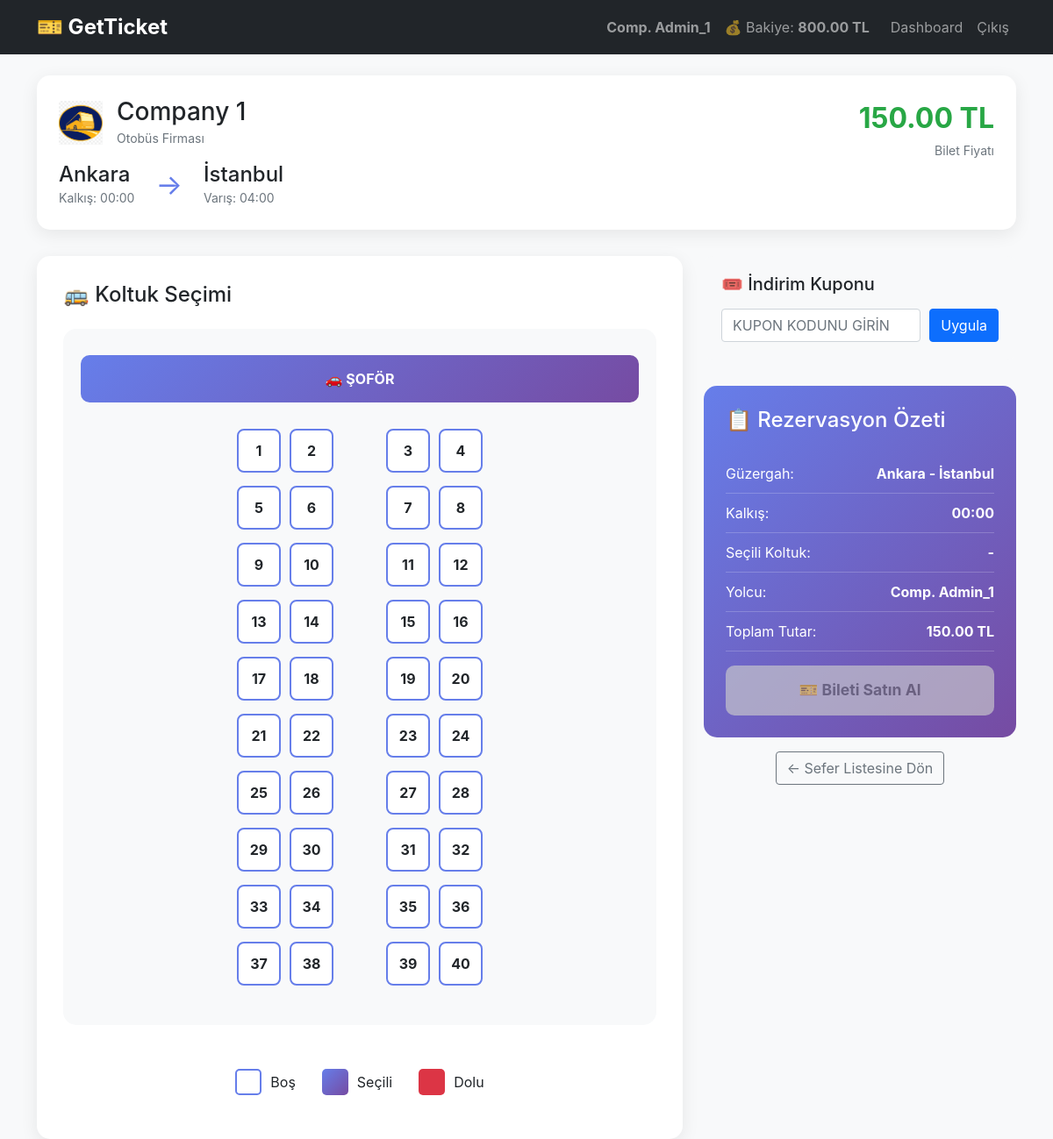
Page /pages/bilet_al.php?trip_id=9 (signed in) on the committed database.
### tables this page shows
CREATE TABLE users (
    id INTEGER PRIMARY KEY AUTOINCREMENT,
    full_name TEXT NOT NULL,
    email TEXT UNIQUE NOT NULL,
    role TEXT NOT NULL,
    password TEXT NOT NULL,
    company_id INTEGER,
    balance REAL DEFAULT 800.00,
    created_at DATETIME DEFAULT CURRENT_TIMESTAMP,
    FOREIGN KEY (company_id) REFERENCES bus_companies(id)
);

CREATE TABLE trips (
    id INTEGER PRIMARY KEY AUTOINCREMENT,
    company_id INTEGER NOT NULL,
    destination_city TEXT NOT NULL,
    arrival_time TIME NOT NULL,
    departure_time TIME NOT NULL,
    departure_city TEXT NOT NULL,
    price INTEGER NOT NULL,
    capacity INTEGER NOT NULL,
    created_date DATETIME DEFAULT CURRENT_TIMESTAMP, departure_date DATE,
    FOREIGN KEY (company_id) REFERENCES bus_companies(id)
);

CREATE TABLE bus_companies (
    id INTEGER PRIMARY KEY AUTOINCREMENT,
    name TEXT UNIQUE NOT NULL,
    logo_path TEXT,
    created_at DATETIME DEFAULT CURRENT_TIMESTAMP
);

### pages/bilet_al.php (the view, shortened to what this page needs)
<?php
$db = getDBConnection();
$trip_id = (int)$_GET['trip_id'];
$stmt = $db->prepare("
    SELECT t.*, bc.name as company_name, bc.logo_path
    FROM trips t
    LEFT JOIN bus_companies bc ON t.company_id = bc.id
    WHERE t.id = ?
");
$stmt->execute([$trip_id]);
$trip = $stmt->fetch(PDO::FETCH_ASSOC);
$stmt = $db->prepare("SELECT * FROM users WHERE id = ?");
$stmt->execute([$_SESSION['user_id']]);
$user = $stmt->fetch(PDO::FETCH_ASSOC);
$stmt = $db->prepare("SELECT seat_number FROM tickets WHERE trip_id = ? AND status = 'active'");
$stmt->execute([$trip_id]);
$booked_seats = $stmt->fetchAll(PDO::FETCH_COLUMN);
$total_seats = $trip['capacity'];
$seats_per_row = 4;
$rows = ceil($total_seats / $seats_per_row);
?>
<!DOCTYPE html>
<html lang="tr">
<head>
    <link href="https://cdn.jsdelivr.net/npm/bootstrap@5.1.3/dist/css/bootstrap.min.css" rel="stylesheet">
</head>
<body>
    <nav class="navbar navbar-expand-lg navbar-dark bg-dark">
        <div class="container">
            <a class="navbar-brand fw-bold" href="../index.php">
                <span style="font-size: 1.5rem;">🎫 GetTicket</span>
            </a>
            <div class="navbar-nav ms-auto">
                <span class="navbar-text me-3">
                    <strong><?php echo htmlspecialchars($_SESSION['full_name']); ?></strong>
                </span>
                <span class="navbar-text me-3">
                    💰 Bakiye: <strong id="user-balance"><?php echo number_format($user['balance'], 2); ?> TL</strong>
                </span>
                <a class="nav-link" href="dashboard.php">Dashboard</a>
                <a class="nav-link" href="logout.php">Çıkış</a>
            </div>
        </div>
    </nav>
    <div class="container mt-4">
        <div class="trip-info-card">
            <div class="d-flex justify-content-between align-items-start">
                <div>
                    <div class="d-flex align-items-center gap-3 mb-3">
                        <?php if (!empty($trip['logo_path'])): ?>
                            <img src="../<?php echo htmlspecialchars($trip['logo_path']); ?>"
                                 alt="Logo" style="height: 50px; object-fit: contain;">
                        <?php endif; ?>
                        <div>
                            <h3 class="mb-0"><?php echo htmlspecialchars($trip['company_name']); ?></h3>
                            <small class="text-muted">Otobüs Firması</small>
                        </div>
                    </div>
                    <div class="d-flex align-items-center gap-4">
                        <div>
                            <h4 class="mb-0"><?php echo htmlspecialchars($trip['departure_city']); ?></h4>
                            <small class="text-muted">Kalkış: <?php echo htmlspecialchars($trip['departure_time']); ?></small>
                        </div>
                        <div style="font-size: 2rem; color: #667eea;">→</div>
                        <div>
                            <h4 class="mb-0"><?php echo htmlspecialchars($trip['destination_city']); ?></h4>
                            <small class="text-muted">Varış: <?php echo htmlspecialchars($trip['arrival_time']); ?></small>
                        </div>
                    </div>
                </div>
                <div class="text-end">
                    <div style="font-size: 2rem; font-weight: bold; color: #28a745;" id="display-price">
                        <?php echo number_format($trip['price'], 2); ?> TL
                    </div>
                    <small class="text-muted">Bilet Fiyatı</small>
                </div>
            </div>
        </div>
        <div class="row">
            <div class="col-lg-8">
                <div class="seat-selection-card">
                    <h4 class="mb-4">🚌 Koltuk Seçimi</h4>
                    <form method="POST" id="ticketForm">
                        <div class="bus-layout">
                            <div class="bus-front">
                                🚗 ŞOFÖR
                            </div>
                            <?php
                            $seat_number = 1;
                            for ($row = 0; $row < $rows; $row++):
                            ?>
                                <div class="seat-row">
                                    <div class="seat-group">
                                        <?php for ($i = 0; $i < 2 && $seat_number <= $total_seats; $i++, $seat_number++):
                                            $is_booked = in_array($seat_number, $booked_seats);
                                        ?>
                                            <div class="seat <?php echo $is_booked ? 'booked' : ''; ?>"
                                                 data-seat="<?php echo $seat_number; ?>"
                                                 <?php echo $is_booked ? 'title="Dolu"' : 'title="Koltuk ' . $seat_number . '"'; ?>>
                                                <?php echo $seat_number; ?>
                                            </div>
                                        <?php endfor; ?>
                                    </div>
                                    <div class="aisle"></div>
                                    <div class="seat-group">
                                        <?php for ($i = 0; $i < 2 && $seat_number <= $total_seats; $i++, $seat_number++):
                                            $is_booked = in_array($seat_number, $booked_seats);
                                        ?>
                                            <div class="seat <?php echo $is_booked ? 'booked' : ''; ?>"
                                                 data-seat="<?php echo $seat_number; ?>"
                                                 <?php echo $is_booked ? 'title="Dolu"' : 'title="Koltuk ' . $seat_number . '"'; ?>>
                                                <?php echo $seat_number; ?>
                                            </div>
                                        <?php endfor; ?>
                                    </div>
                                </div>
                            <?php endfor; ?>
                        </div>
                        <div class="seat-legend">
                            <div class="legend-item">
                                <div class="legend-seat available"></div>
                                <span>Boş</span>
                            </div>
                            <div class="legend-item">
                                <div class="legend-seat selected"></div>
                                <span>Seçili</span>
                            </div>
                            <div class="legend-item">
                                <div class="legend-seat booked"></div>
                                <span>Dolu</span>
                            </div>
                        </div>
                    </form>
                </div>
            </div>
            <div class="col-lg-4">
                <div class="coupon-section">
                    <h5 class="mb-3">🎟️ İndirim Kuponu</h5>
                    <div class="coupon-input-group">
                        <input type="text" id="coupon_code" class="form-control"
                               placeholder="Kupon kodunu girin" style="text-transform: uppercase;">
                        <button type="button" class="btn btn-primary" id="applyCouponBtn">
                            Uygula
                        </button>
                    </div>
                </div>
                <div class="summary-card">
                    <h4 class="mb-4">📋 Rezervasyon Özeti</h4>
                    <div class="summary-item">
                        <span>Güzergah:</span>
                        <strong><?php echo htmlspecialchars($trip['departure_city']); ?> - <?php echo htmlspecialchars($trip['destination_city']); ?></strong>
                    </div>
                    <div class="summary-item">
                        <span>Kalkış:</span>
                        <strong><?php echo htmlspecialchars($trip['departure_time']); ?></strong>
                    </div>
                    <div class="summary-item">
                        <span>Seçili Koltuk:</span>
                        <strong id="display_seat">-</strong>
                    </div>
                    <div class="summary-item">
                        <span>Yolcu:</span>
                        <strong><?php echo htmlspecialchars($user['full_name']); ?></strong>
                    </div>
                    <div class="summary-item">
                        <span>Toplam Tutar:</span>
                        <strong id="final-price"><?php echo number_format($trip['price'], 2); ?> TL</strong>
                    </div>
                    <button type="submit" form="ticketForm" name="buy_ticket"
                            class="btn btn-buy w-100 mt-3" id="buyButton" disabled>
                        🎫 Bileti Satın Al
                    </button>
                </div>
                <div class="text-center mt-3">
                    <a href="sefer_ara.php" class="btn btn-outline-secondary">
                        ← Sefer Listesine Dön
                    </a>
                </div>
            </div>
        </div>
    </div>
</body>
</html>

### pages/bilet_al.php (style rules this page uses)
body { background: #f8f9fa; font-family: -apple-system, BlinkMacSystemFont, 'Segoe UI', Roboto, sans-serif; }
.trip-info-card { background: white; border-radius: 15px; padding: 25px; box-shadow: 0 5px 20px rgba(0,0,0,0.08); margin-bottom: 30px; }
.seat-selection-card { background: white; border-radius: 15px; padding: 30px; box-shadow: 0 5px 20px rgba(0,0,0,0.08); }
.bus-layout { background: #f8f9fa; border-radius: 15px; padding: 30px 20px; position: relative; }
.bus-front { text-align: center; margin-bottom: 30px; padding: 15px; background: linear-gradient(135deg, #667eea 0%, #764ba2 100%); color: white; border-radius: 10px; font-weight: bold; }
.seat-row { display: flex; justify-content: center; gap: 10px; margin-bottom: 15px; }
.seat-group { display: flex; gap: 10px; }
.aisle { width: 40px; }
.seat { width: 50px; height: 50px; border: 2px solid #667eea; border-radius: 8px; background: white; cursor: pointer; display: flex; align-items: center; justify-content: center; font-weight: bold; transition: all 0.3s; position: relative; }
.coupon-section { background: #f8f9fa; border-radius: 10px; padding: 20px; margin-bottom: 20px; }
.coupon-input-group { display: flex; gap: 10px; }
.seat-legend { display: flex; justify-content: center; gap: 30px; margin-top: 30px; padding: 20px; background: white; border-radius: 10px; }
.legend-item { display: flex; align-items: center; gap: 10px; }
.legend-seat { width: 30px; height: 30px; border-radius: 5px; }
.legend-seat.available { background: white; border: 2px solid #667eea; }
.legend-seat.selected { background: linear-gradient(135deg, #667eea 0%, #764ba2 100%); }
.legend-seat.booked { background: #dc3545; }
.summary-card { background: linear-gradient(135deg, #667eea 0%, #764ba2 100%); color: white; border-radius: 15px; padding: 25px; margin-top: 30px; }
.summary-item { display: flex; justify-content: space-between; padding: 10px 0; border-bottom: 1px solid rgba(255,255,255,0.2); }
.btn-buy { background: white; color: #667eea; border: none; padding: 15px; font-weight: bold; font-size: 1.1rem; border-radius: 10px; transition: all 0.3s; }
.btn-buy:disabled { background: #ccc; color: #666; cursor: not-allowed; transform: none; }

### rows in the picture
users: balance "800.00", full_name "Comp. Admin_1"
trips: company.logo_path (picture), company.name "Company 1", departure_city "Ankara", departure_time "00:00", destination_city "İstanbul", arrival_time "04:00", price "150.00"

### other values in the picture
$_SESSION['full_name'] "Comp. Admin_1"
